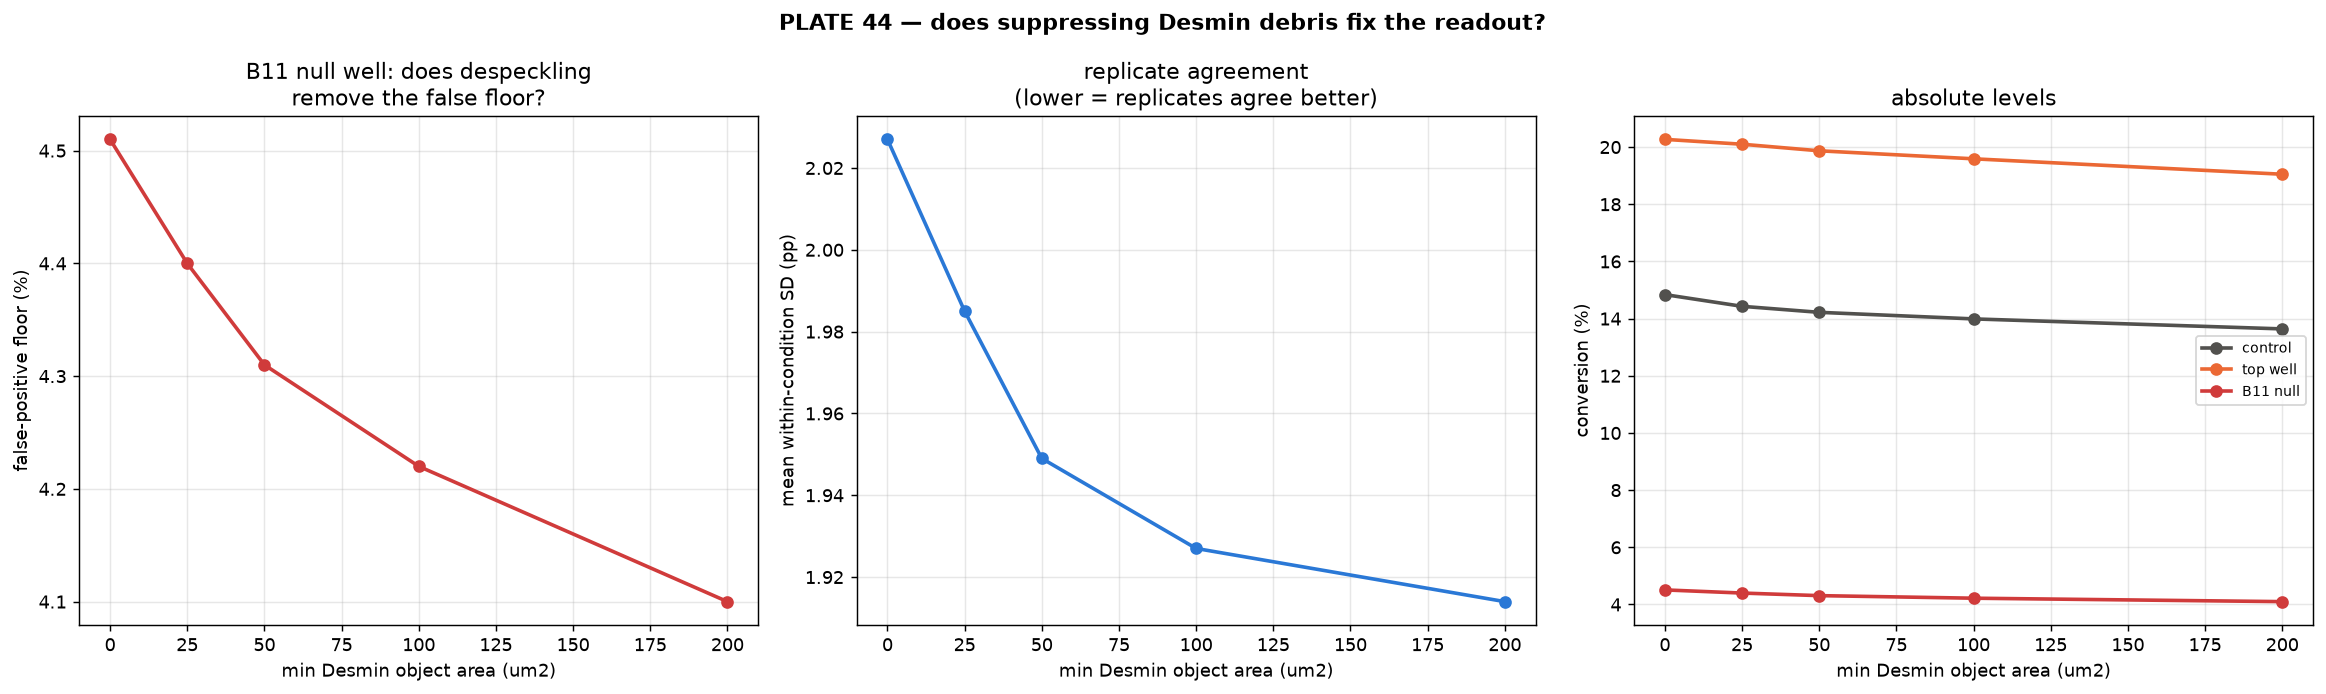

This figure's Python source:
"""PLATE 44 troubleshooting, step 2: does removing Desmin debris fix the readout?

`diagnose_threshold.py` measured the problem: with no valley in the per-cell
distribution the cut lands inside the background's right flank, B11 (no Desmin)
still scores 4.5 % positive, and in CONTROL wells only ~47 % of above-threshold
pixels belong to fibre-like objects -- the rest are blobs and sub-resolution
specks. A nucleus that happens to sit beside a speck gets a high ring mean.

This script tests the obvious fix: suppress small above-threshold components
before measuring the ring, then re-derive the pooled threshold and recompute
everything. It writes NOTHING over the main result -- it is an experiment whose
output is a comparison table.

Parameters are swept, not picked, and the sweep is expressed in um^2 so it is
plate-independent. 50 um^2 is the area floor the pipeline already applies to
nuclei, so it is a pre-existing constant rather than a new tuned knob.

Judged on three criteria that cannot be gamed by moving the threshold:
  * the false-positive floor measured on the B11 null well -- must fall;
  * whether a VALLEY appears in the pooled distribution -- the real goal;
  * whether replicate wells agree better (mean within-condition SD).

Run from Conversion_Efficiency/:
    cpenv/Scripts/python.exe New_Quantif_P44/despeckle_test.py
"""
from __future__ import annotations
import json
import os
import sys

import numpy as np
from scipy import ndimage as ndi
from skimage.filters import threshold_otsu
import matplotlib
matplotlib.use("Agg")
import matplotlib.pyplot as plt  # noqa: E402

HERE = os.path.dirname(os.path.abspath(__file__))
sys.path.insert(0, HERE)
from p44_layout import (  # noqa: E402
    AMAX_UM2, AMIN_UM2, CONDITION_ORDER, CONTROL_CONDITION, RING_PX,
    TECHNICAL_FAILURES, UM, UM2, condition_of, well_id, wells)
from percell_desmin import ring_intensity  # noqa: E402

CACHE = os.path.join(HERE, "dbs_cache")
NUC_DIR = os.path.join(HERE, "nuclei")
NULL_WELL = "14_B11"
MIN_AREA_UM2 = [0.0, 25.0, 50.0, 100.0, 200.0]     # 0 = current behaviour


def ring_values(dbs, nuc):
    area = np.bincount(nuc.ravel(), minlength=int(nuc.max()) + 1) * UM2
    valid = (area >= AMIN_UM2) & (area <= AMAX_UM2)
    valid[0] = False
    mean, cnt = ring_intensity(nuc, dbs, RING_PX)
    return mean[valid[:mean.size] & (cnt > 0)]


def despeckle(dbs, seed_thr, min_px):
    """Zero small above-seed components back to background, keep everything else.

    Only the *debris* is suppressed; the background distribution is preserved,
    so the pooled threshold is still derived from a comparable population.
    """
    if min_px <= 0:
        return dbs
    lab, n = ndi.label(dbs > seed_thr)
    if n == 0:
        return dbs
    sizes = np.bincount(lab.ravel())
    small = np.zeros(sizes.size, dtype=bool)
    small[1:] = sizes[1:] < min_px
    out = dbs.copy()
    bg = float(np.median(dbs[dbs > 0])) if (dbs > 0).any() else 0.0
    out[small[lab]] = bg
    return out


def has_valley(pooled, thr):
    lv = np.log10(np.maximum(pooled, 1.0))
    h, edges = np.histogram(lv, bins=200, range=(0.8, 3.8))
    centres = 0.5 * (edges[:-1] + edges[1:])
    sm = ndi.uniform_filter1d(h.astype(float), 7)
    pk = int(sm.argmax())
    right = sm[pk:]
    tr = [i for i in range(1, right.size - 1)
          if right[i] < right[i - 1] and right[i] < right[i + 1]]
    depth = None
    if tr:
        ti = pk + tr[0]
        depth = float(sm[ti] / sm.max())
        return True, float(10 ** centres[ti]), depth
    return False, None, None


def main() -> int:
    order = wells()
    base = json.load(open(os.path.join(HERE, "percell_desmin.json")))
    seed_thr = base["otsu_threshold_raw"]      # seed for finding debris
    print(f"seed threshold for component finding = {seed_thr:.1f} raw units\n")

    dbs_all = {w: np.load(os.path.join(CACHE, f"{w}_dbs.npy")).astype(np.float32)
               for w in order}
    nuc_all = {w: np.load(os.path.join(NUC_DIR, f"{w}_masks.npy"))
               for w in order}

    results = {}
    for min_um2 in MIN_AREA_UM2:
        min_px = int(round(min_um2 / UM2))
        vals = {}
        for w in order:
            d = despeckle(dbs_all[w], seed_thr, min_px)
            vals[w] = ring_values(d, nuc_all[w])
        pooled = np.concatenate([vals[w] for w in order])
        thr = float(10 ** threshold_otsu(np.log10(np.maximum(pooled, 1.0))))
        conv = {w: 100 * float((vals[w] > thr).mean()) for w in order}

        fp = conv[NULL_WELL]
        ctrl = [w for w in order if condition_of(w) == CONTROL_CONDITION]
        ctrl_mean = float(np.mean([conv[w] for w in ctrl]))
        sds = []
        for c in CONDITION_ORDER:
            v = [conv[w] for w in order if condition_of(w) == c
                 and well_id(w) not in TECHNICAL_FAILURES]
            if len(v) > 1:
                sds.append(float(np.std(v, ddof=1)))
        mean_sd = float(np.mean(sds))
        top = max((conv[w] for w in order
                   if well_id(w) not in TECHNICAL_FAILURES))
        valley, vpos, vdepth = has_valley(pooled, thr)

        results[min_um2] = {
            "min_px": min_px, "threshold_raw": round(thr, 1),
            "null_fp_pct": round(fp, 2), "control_mean_pct": round(ctrl_mean, 2),
            "control_minus_floor": round(ctrl_mean - fp, 2),
            "top_well_pct": round(top, 2),
            "top_over_control": round(top / ctrl_mean, 3) if ctrl_mean else None,
            "mean_within_condition_sd": round(mean_sd, 3),
            "valley": valley,
            "valley_raw": round(vpos, 1) if vpos else None,
            "valley_depth_frac_of_peak": round(vdepth, 3) if vdepth else None,
            "per_well_pct": {w: round(conv[w], 2) for w in order},
        }
        print(f"min area {min_um2:6.1f} um2 ({min_px:3d} px): thr={thr:6.1f}  "
              f"null_FP={fp:5.2f}%  control={ctrl_mean:5.2f}%  "
              f"ctrl-floor={ctrl_mean-fp:5.2f}pp  top={top:5.1f}%  "
              f"top/ctrl={top/ctrl_mean:.2f}x  within-cond SD={mean_sd:.2f}  "
              f"valley={'YES @%.0f' % vpos if valley else 'no'}")

    b, best = MIN_AREA_UM2[0], results[MIN_AREA_UM2[0]]
    print(f"\nbaseline (no despeckle): null floor {best['null_fp_pct']:.2f}%, "
          f"within-condition SD {best['mean_within_condition_sd']:.2f}")
    for m in MIN_AREA_UM2[1:]:
        r = results[m]
        print(f"  {m:5.1f} um2 -> floor {r['null_fp_pct']:5.2f}% "
              f"({r['null_fp_pct']-best['null_fp_pct']:+.2f}), "
              f"SD {r['mean_within_condition_sd']:.2f} "
              f"({r['mean_within_condition_sd']-best['mean_within_condition_sd']:+.2f}), "
              f"top/ctrl {r['top_over_control']:.2f}x "
              f"({r['top_over_control']-best['top_over_control']:+.2f})")

    fig, ax = plt.subplots(1, 3, figsize=(18, 5.4))
    xs = MIN_AREA_UM2
    ax[0].plot(xs, [results[m]["null_fp_pct"] for m in xs], "-o",
               color="#d03b3b", lw=2)
    ax[0].set_xlabel("min Desmin object area (um2)")
    ax[0].set_ylabel("false-positive floor (%)")
    ax[0].set_title("B11 null well: does despeckling\nremove the false floor?")
    ax[0].grid(alpha=0.3)

    ax[1].plot(xs, [results[m]["mean_within_condition_sd"] for m in xs], "-o",
               color="#2a78d6", lw=2)
    ax[1].set_xlabel("min Desmin object area (um2)")
    ax[1].set_ylabel("mean within-condition SD (pp)")
    ax[1].set_title("replicate agreement\n(lower = replicates agree better)")
    ax[1].grid(alpha=0.3)

    ax[2].plot(xs, [results[m]["control_mean_pct"] for m in xs], "-o",
               color="#52514e", lw=2, label="control")
    ax[2].plot(xs, [results[m]["top_well_pct"] for m in xs], "-o",
               color="#eb6834", lw=2, label="top well")
    ax[2].plot(xs, [results[m]["null_fp_pct"] for m in xs], "-o",
               color="#d03b3b", lw=2, label="B11 null")
    ax[2].set_xlabel("min Desmin object area (um2)")
    ax[2].set_ylabel("conversion (%)")
    ax[2].set_title("absolute levels")
    ax[2].legend(fontsize=8); ax[2].grid(alpha=0.3)

    fig.suptitle("PLATE 44 — does suppressing Desmin debris fix the readout?",
                 fontweight="bold")
    fig.tight_layout()
    fig.savefig(os.path.join(HERE, "despeckle_test.png"), dpi=130,
                bbox_inches="tight", facecolor="white")
    with open(os.path.join(HERE, "despeckle_test.json"), "w") as fh:
        json.dump({"plate": "PLATE_44", "seed_threshold_raw": seed_thr,
                   "null_well": NULL_WELL,
                   "sweep_min_area_um2": MIN_AREA_UM2,
                   "results": {str(k): v for k, v in results.items()}},
                  fh, indent=2)
    print("\n-> despeckle_test.png / .json")
    return 0


if __name__ == "__main__":
    raise SystemExit(main())
